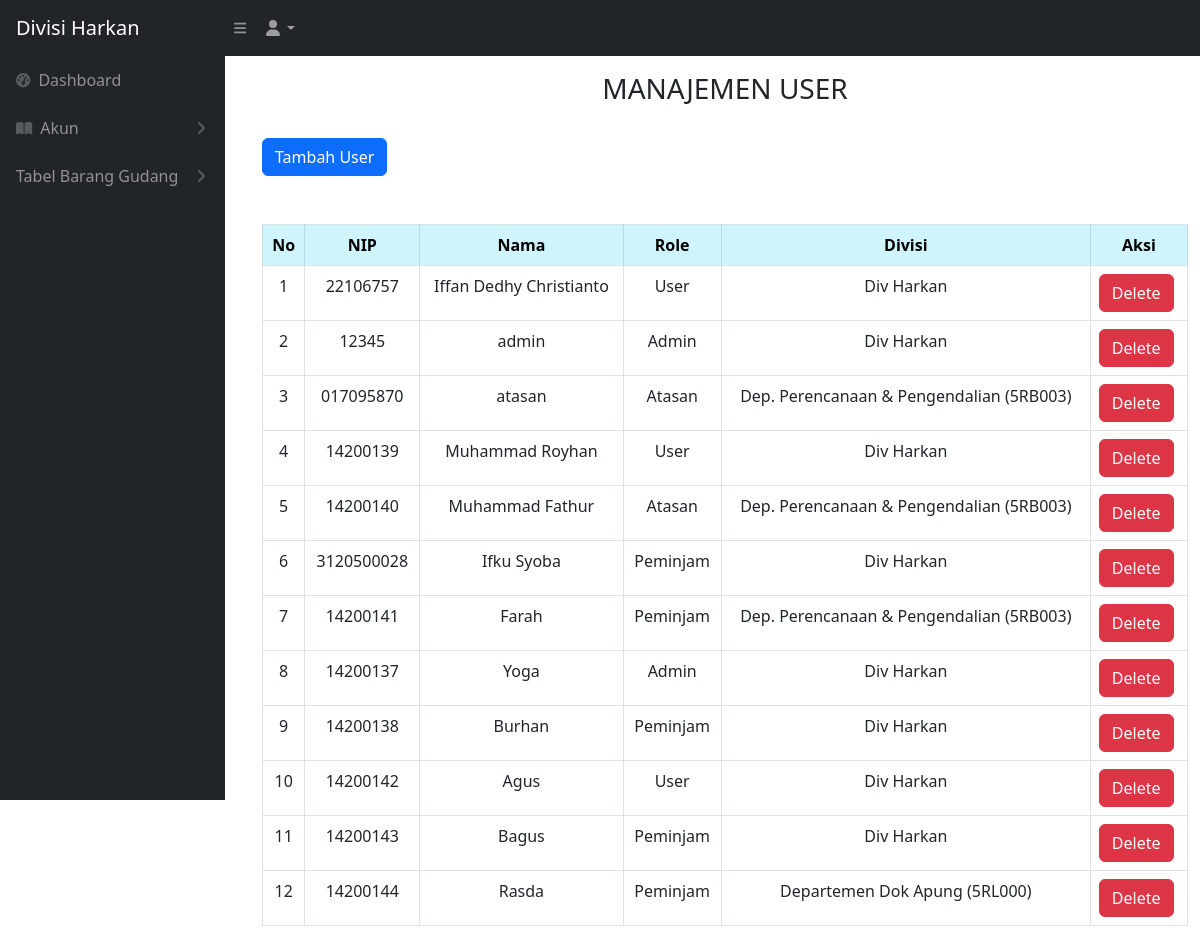
Page /user_manajemen.php (signed in) on the committed database.
### tables this page shows
CREATE TABLE `users` (
  `id_user` int(11) NOT NULL,
  `nip_user` varchar(512) NOT NULL,
  `nama_user` varchar(512) NOT NULL,
  `password_user` varchar(512) NOT NULL,
  `divisi_id` int(11) NOT NULL,
  `role_id` int(11) NOT NULL
);

CREATE TABLE `divisi` (
  `iddivisi` int(11) NOT NULL,
  `namadivisi` varchar(200) NOT NULL
);

### user_manajemen.php (the view, shortened to what this page needs)
<!DOCTYPE html>
<html lang="en">
<head>
    <link href="css/styles.css" rel="stylesheet" />
</head>
<?php include 'sidebar.php' ?>
<br>
<br>
<body>
    <main id="main-content" class="<?= isset($_GET['sidebarClosed']) ? '' : 'main-with-sidebar' ?>">
        <div class="container-fluid px-4">
            <h3 class="mt-4 text-center">MANAJEMEN USER</h3>
        </div>
        <br>
        <div class="container -fluid">
            <div class="card-mb-4">
                <button type="button" class="btn btn-primary" data-bs-toggle="modal" data-bs-target="#myModal">
                    Tambah User
                </button>
                <br>
                <br>
                <br>
                <div class="card-body">
                    <div class="table table-responsive">
                        <table class="table table-bordered" id="dataTable" width="100" cellspacing="0">
                            <thead>
                                <tr>
                                    <th class="table-info text-center align-middle">No</th>
                                    <th class="table-info text-center align-middle">NIP</th>
                                    <th class="table-info text-center align-middle">Nama</th>
                                    <th class="table-info text-center align-middle">Role</th>
                                    <th class="table-info text-center align-middle">Divisi</th>
                                    <th class="table-info text-center align-middle">Aksi</th>
                                </tr>
                            </thead>
                            <tbody>
                                <?php
                                require 'controller/koneksi.php';
                                $query = "SELECT nip_user, nama_user, role_id FROM users";
                                $i = 1;
                                $ambilSemuaUser = mysqli_query($conn, $query);
                                while ($data = mysqli_fetch_array($ambilSemuaUser)) {
                                    $nip = $data['nip_user'];
                                    $nama = $data['nama_user'];
                                    $role = $data['role_id'];
                                ?>
                                    <tr>
                                        <td style="text-align: center;"><?= $i++ ?></td>
                                        <td style="text-align: center;"><?= $nip ?></td>
                                        <td style="text-align: center;"><?= $nama ?></td>
                                        <td style="text-align: center;">
                                            <?php
                                            if ($role == 1) {
                                                echo "Admin";
                                            } else if ($role == 2) {
                                                echo "User";
                                            } else if ($role == 3) {
                                                echo "Atasan";
                                            } else if ($role == 4) {
                                                echo "Peminjam";
                                            } else {
                                                echo "User tidak diketahui";
                                            }
                                            ?></td>
                                        <td style="text-align: center;">
                                            <?php
                                            $queryDivisi = "SELECT d.namadivisi FROM divisi d INNER JOIN users u ON d.iddivisi = u.divisi_id WHERE u.nip_user = '$nip'";
                                            $resultDivisi = mysqli_query($conn, $queryDivisi);
                                            if ($resultDivisi && mysqli_num_rows($resultDivisi) > 0) {
                                                $rowDivisi = mysqli_fetch_assoc($resultDivisi);
                                                echo $rowDivisi['namadivisi'];
                                            } else {
                                                echo "Tidak ada data divisi";
                                            }
                                            ?></td>
                                        <td>
                                            <button type="button" class="btn btn-danger d-flex justify-content-center" data-bs-toggle="modal" data-bs-target="#delete<?= $nip; ?>">
                                                Delete
                                            </button>
                                        </td>
                                    </tr>
                                <?php
                                };
                                ?>
                            </tbody>
                        </table>
    </main>
</body>
</html>

### rows in the picture
users: nip_user "22106757", nama_user "Iffan Dedhy Christianto", shows "User", divisi.namadivisi "Div Harkan"
users: nip_user "12345", nama_user "admin", shows "Admin", divisi.namadivisi "Div Harkan"
users: nip_user "017095870", nama_user "atasan", shows "Atasan", divisi.namadivisi "Dep. Perencanaan & Pengendalian (5RB003)"
users: nip_user "14200139", nama_user "Muhammad Royhan", shows "User", divisi.namadivisi "Div Harkan"
users: nip_user "14200140", nama_user "Muhammad Fathur", shows "Atasan", divisi.namadivisi "Dep. Perencanaan & Pengendalian (5RB003)"
users: nip_user "3120500028", nama_user "Ifku Syoba", shows "Peminjam", divisi.namadivisi "Div Harkan"
users: nip_user "14200141", nama_user "Farah", shows "Peminjam", divisi.namadivisi "Dep. Perencanaan & Pengendalian (5RB003)"
users: nip_user "14200137", nama_user "Yoga", shows "Admin", divisi.namadivisi "Div Harkan"
users: nip_user "14200138", nama_user "Burhan", shows "Peminjam", divisi.namadivisi "Div Harkan"
users: nip_user "14200142", nama_user "Agus", shows "User", divisi.namadivisi "Div Harkan"
users: nip_user "14200143", nama_user "Bagus", shows "Peminjam", divisi.namadivisi "Div Harkan"
users: nip_user "14200144", nama_user "Rasda", shows "Peminjam", divisi.namadivisi "Departemen Dok Apung (5RL000)"
